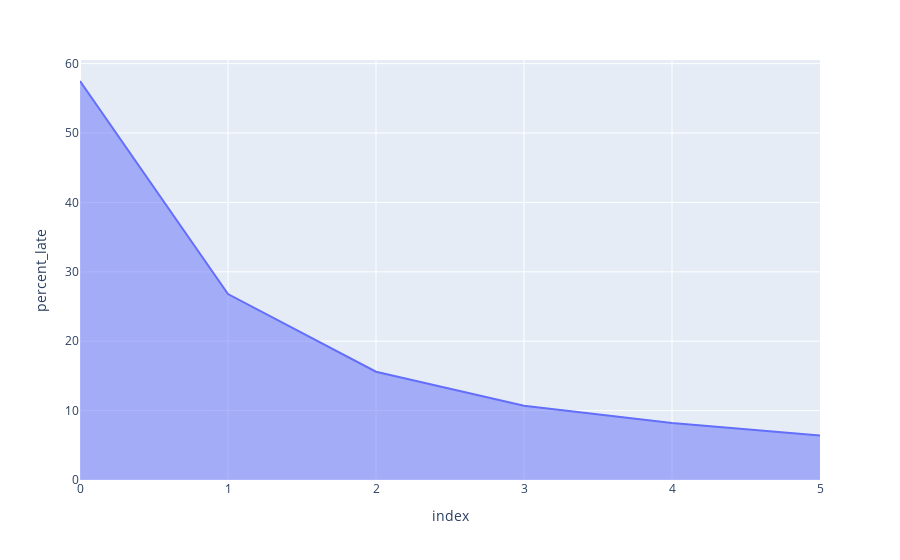

Write notebook code for a chart like this one.
### Code cell
fig = px.area(overtime, y="percent_late")
fig.show()

### Figure 1 — Plotly figure (JSON) as saved in the notebook; plotly's stock layout.template omitted (floating-point values rounded to 4 significant figures)
{"data": [{"fillpattern": {"shape": ""}, "hovertemplate": "index=%{x}<br>percent_late=%{y}<extra></extra>", "legendgroup": "", "line": {"color": "#636efa"}, "marker": {"symbol": "circle"}, "mode": "lines", "name": "", "orientation": "v", "showlegend": false, "stackgroup": "1", "type": "scatter", "x": [0, 1, 2, 3, 4, 5], "xaxis": "x", "y": [57.5, 26.8, 15.6, 10.7, 8.2, 6.4], "yaxis": "y"}], "layout": {"legend": {"tracegroupgap": 0}, "margin": {"t": 60}, "xaxis": {"anchor": "y", "domain": [0, 1], "title": {"text": "index"}}, "yaxis": {"anchor": "x", "domain": [0, 1], "title": {"text": "percent_late"}}}}
